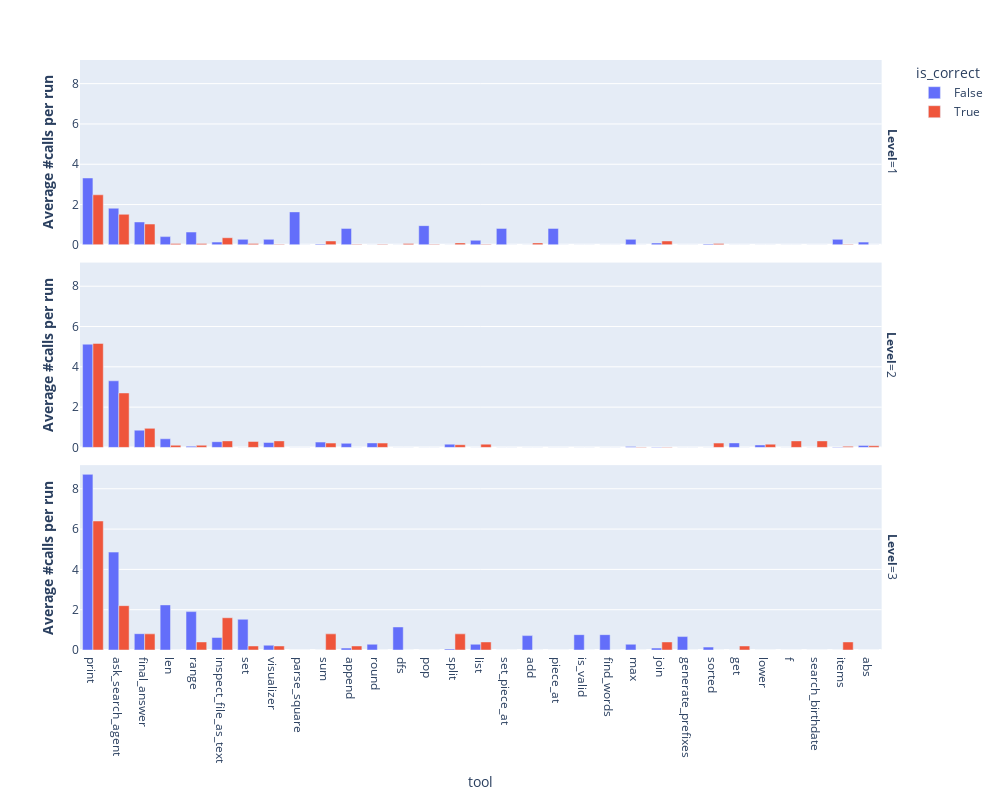

Notebook code for this chart:
### Code cell
import plotly.express as px

fig = px.bar(
    sel_with_calls,
    x="tool",
    y="average_count",
    color="is_correct",
    facet_row="task",
    labels={
        "agent_name": "<b>Agent variant</b>",
        "task": "<b>Level</b>",
        "aggregate_score": "<b>Performance</b>",
        "eval_score_GPT4": "<b>Score</b>",
        "agent_type": "<b>Agent type</b>",
        "average_count": "<b>Average #calls per run</b>",
    },
)
fig.update_layout(
    barmode="group",
    height=800,
    width=1000,
    title="<b>" + "</b>",
)

### Figure 1 — Plotly figure (JSON) as saved in the notebook; plotly's stock layout.template omitted (floating-point values rounded to 4 significant figures)
{"data": [{"alignmentgroup": "True", "hovertemplate": "is_correct=False<br><b>Level</b>=1<br>tool=%{x}<br><b>Average #calls per run</b>=%{y}<extra></extra>", "legendgroup": "False", "marker": {"color": "#636efa", "pattern": {"shape": ""}}, "name": "False", "offsetgroup": "False", "orientation": "v", "showlegend": true, "textposition": "auto", "type": "bar", "x": ["print", "ask_search_agent", "final_answer", "len", "range", "inspect_file_as_text", "set", "visualizer", "parse_square", "sum", "append", "round", "dfs", "pop", "split", "list", "set_piece_at", "add", "piece_at", "is_valid", "find_words", "max", "join", "generate_prefixes", "sorted", "get", "lower", "f", "search_birthdate", "items", "abs"], "xaxis": "x3", "y": [3.318, 1.818, 1.136, 0.4091, 0.6364, 0.1364, 0.2727, 0.2727, 1.636, 0.04545, 0.8182, 0, 0, 0.9545, 0, 0.2273, 0.8182, 0, 0.8182, 0, 0, 0.2727, 0.09091, 0, 0.04545, 0, 0, 0, 0, 0.2727, 0.1364], "yaxis": "y3"}, {"alignmentgroup": "True", "hovertemplate": "is_correct=False<br><b>Level</b>=2<br>tool=%{x}<br><b>Average #calls per run</b>=%{y}<extra></extra>", "legendgroup": "False", "marker": {"color": "#636efa", "pattern": {"shape": ""}}, "name": "False", "offsetgroup": "False", "orientation": "v", "showlegend": false, "textposition": "auto", "type": "bar", "x": ["print", "ask_search_agent", "final_answer", "len", "range", "inspect_file_as_text", "set", "visualizer", "parse_square", "sum", "append", "round", "dfs", "pop", "split", "list", "set_piece_at", "add", "piece_at", "is_valid", "find_words", "max", "join", "generate_prefixes", "sorted", "get", "lower", "f", "search_birthdate", "items", "abs"], "xaxis": "x2", "y": [5.122, 3.306, 0.8571, 0.4286, 0.06122, 0.2857, 0, 0.2449, 0, 0.2653, 0.2041, 0.2245, 0, 0, 0.1633, 0, 0, 0, 0, 0, 0, 0.04082, 0.02041, 0, 0, 0.2245, 0.1224, 0, 0, 0.02041, 0.102], "yaxis": "y2"}, {"alignmentgroup": "True", "hovertemplate": "is_correct=False<br><b>Level</b>=3<br>tool=%{x}<br><b>Average #calls per run</b>=%{y}<extra></extra>", "legendgroup": "False", "marker": {"color": "#636efa", "pattern": {"shape": ""}}, "name": "False", "offsetgroup": "False", "orientation": "v", "showlegend": false, "textposition": "auto", "type": "bar", "x": ["print", "ask_search_agent", "final_answer", "len", "range", "inspect_file_as_text", "set", "visualizer", "parse_square", "sum", "append", "round", "dfs", "pop", "split", "list", "set_piece_at", "add", "piece_at", "is_valid", "find_words", "max", "join", "generate_prefixes", "sorted", "get", "lower", "f", "search_birthdate", "items", "abs"], "xaxis": "x", "y": [8.714, 4.857, 0.8095, 2.238, 1.905, 0.619, 1.524, 0.2381, 0, 0, 0.09524, 0.2857, 1.143, 0, 0.04762, 0.2857, 0, 0.7143, 0, 0.7619, 0.7619, 0.2857, 0.09524, 0.6667, 0.1429, 0, 0, 0, 0, 0, 0], "yaxis": "y"}, {"alignmentgroup": "True", "hovertemplate": "is_correct=True<br><b>Level</b>=1<br>tool=%{x}<br><b>Average #calls per run</b>=%{y}<extra></extra>", "legendgroup": "True", "marker": {"color": "#EF553B", "pattern": {"shape": ""}}, "name": "True", "offsetgroup": "True", "orientation": "v", "showlegend": true, "textposition": "auto", "type": "bar", "x": ["print", "ask_search_agent", "final_answer", "len", "range", "inspect_file_as_text", "set", "visualizer", "parse_square", "sum", "append", "round", "dfs", "pop", "split", "list", "set_piece_at", "add", "piece_at", "is_valid", "find_words", "max", "join", "generate_prefixes", "sorted", "get", "lower", "f", "search_birthdate", "items", "abs"], "xaxis": "x3", "y": [2.484, 1.516, 1.032, 0.06452, 0.06452, 0.3548, 0.06452, 0.03226, 0, 0.1935, 0.03226, 0.03226, 0.06452, 0.03226, 0.09677, 0.03226, 0, 0.09677, 0, 0, 0, 0, 0.1935, 0, 0.06452, 0, 0, 0, 0, 0.03226, 0], "yaxis": "y3"}, {"alignmentgroup": "True", "hovertemplate": "is_correct=True<br><b>Level</b>=2<br>tool=%{x}<br><b>Average #calls per run</b>=%{y}<extra></extra>", "legendgroup": "True", "marker": {"color": "#EF553B", "pattern": {"shape": ""}}, "name": "True", "offsetgroup": "True", "orientation": "v", "showlegend": false, "textposition": "auto", "type": "bar", "x": ["print", "ask_search_agent", "final_answer", "len", "range", "inspect_file_as_text", "set", "visualizer", "parse_square", "sum", "append", "round", "dfs", "pop", "split", "list", "set_piece_at", "add", "piece_at", "is_valid", "find_words", "max", "join", "generate_prefixes", "sorted", "get", "lower", "f", "search_birthdate", "items", "abs"], "xaxis": "x2", "y": [5.162, 2.703, 0.9459, 0.1081, 0.1081, 0.3243, 0.2973, 0.3243, 0, 0.2162, 0, 0.2162, 0, 0, 0.1351, 0.1622, 0, 0, 0, 0, 0, 0.02703, 0.02703, 0, 0.2162, 0, 0.1622, 0.3243, 0.3243, 0.05405, 0.08108], "yaxis": "y2"}, {"alignmentgroup": "True", "hovertemplate": "is_correct=True<br><b>Level</b>=3<br>tool=%{x}<br><b>Average #calls per run</b>=%{y}<extra></extra>", "legendgroup": "True", "marker": {"color": "#EF553B", "pattern": {"shape": ""}}, "name": "True", "offsetgroup": "True", "orientation": "v", "showlegend": false, "textposition": "auto", "type": "bar", "x": ["print", "ask_search_agent", "final_answer", "len", "range", "inspect_file_as_text", "set", "visualizer", "parse_square", "sum", "append", "round", "dfs", "pop", "split", "list", "set_piece_at", "add", "piece_at", "is_valid", "find_words", "max", "join", "generate_prefixes", "sorted", "get", "lower", "f", "search_birthdate", "items", "abs"], "xaxis": "x", "y": [6.4, 2.2, 0.8, 0, 0.4, 1.6, 0.2, 0.2, 0, 0.8, 0.2, 0, 0, 0, 0.8, 0.4, 0, 0, 0, 0, 0, 0, 0.4, 0, 0, 0.2, 0, 0, 0, 0.4, 0], "yaxis": "y"}], "layout": {"annotations": [{"font": {}, "showarrow": false, "text": "<b>Level</b>=3", "textangle": 90, "x": 0.98, "xanchor": "left", "xref": "paper", "y": 0.1567, "yanchor": "middle", "yref": "paper"}, {"font": {}, "showarrow": false, "text": "<b>Level</b>=2", "textangle": 90, "x": 0.98, "xanchor": "left", "xref": "paper", "y": 0.5, "yanchor": "middle", "yref": "paper"}, {"font": {}, "showarrow": false, "text": "<b>Level</b>=1", "textangle": 90, "x": 0.98, "xanchor": "left", "xref": "paper", "y": 0.8433, "yanchor": "middle", "yref": "paper"}], "barmode": "group", "height": 800, "legend": {"title": {"text": "is_correct"}, "tracegroupgap": 0}, "margin": {"t": 60}, "title": {"text": "<b></b>"}, "width": 1000, "xaxis": {"anchor": "y", "domain": [0, 0.98], "title": {"text": "tool"}}, "xaxis2": {"anchor": "y2", "domain": [0, 0.98], "matches": "x", "showticklabels": false}, "xaxis3": {"anchor": "y3", "domain": [0, 0.98], "matches": "x", "showticklabels": false}, "yaxis": {"anchor": "x", "domain": [0, 0.3133], "title": {"text": "<b>Average #calls per run</b>"}}, "yaxis2": {"anchor": "x2", "domain": [0.3433, 0.6567], "matches": "y", "title": {"text": "<b>Average #calls per run</b>"}}, "yaxis3": {"anchor": "x3", "domain": [0.6867, 1.0], "matches": "y", "title": {"text": "<b>Average #calls per run</b>"}}}}
